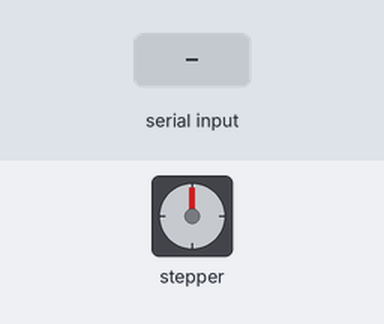
Simulated run of this sketch. Board: Arduino Uno, built with avr-gcc and run on an emulated ATmega328P. Parts: stepper motor. The inputs (shaded band) are chosen by the test bench. Stepper angles assume 200 steps per turn.

Above: at 1.2 s.
1.3 s: "1,90,45\n" received over Serial
At 1.76 s:
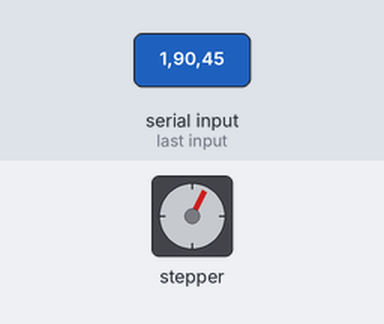
At 2.37 s:
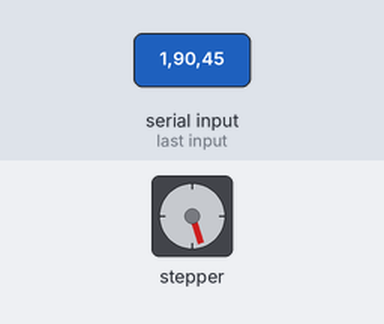
4.3 s: "90,45,200\n" received over Serial
7.3 s: "1,90,45\n" received over Serial
At 13.3 s:
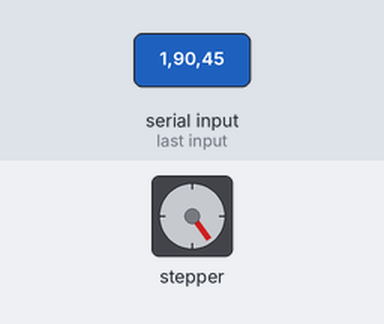
Timing chart, 0 to 14.8 s (numbered marks = the images above; inputs shaded):
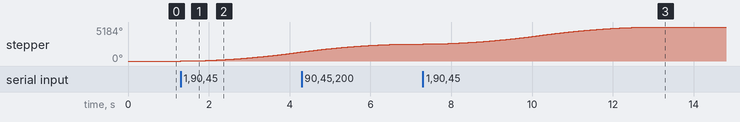

Measured:
- after the input at 1.3 s, stepper: keeps turning clockwise at about 465°/s, starting at once
- after the input at 7.3 s, stepper: turns 2592° clockwise in 5.7 s, starting at once

The sketch:

xyzasteppers.ino
```cpp
// Control 4 stepper motors from Max
// - - - - - - -
// all motors can be handle different speeds & directions

// the AccelStepper lib. improves on the standard Arduino Stepper lib. with:
// acceleration, multiple simultaneous steppers, no delays, ...
// https://www.airspayce.com/mikem/arduino/AccelStepper/
#include <AccelStepper.h>

// Define the steppers and the pins in use
// 1 means a stepper driver with Step and Direction pins
AccelStepper stepperX(1, 2, 5);
AccelStepper stepperY(1, 3, 6);
AccelStepper stepperZ(1, 4, 7);
//AccelStepper stepperA(1, 12, 13);

void setup() {
  //being serial communication
  Serial.begin(9600);
  // Sets the maximum permitted speed, default is 1step/s
  stepperX.setMaxSpeed(5000);
  // sets the acceleration/deceleration rate
  // desired acceleration in steps per second
  // thus the lower the number the shorter the acceleration
  //stepperX.setAcceleration(100);
  stepperY.setMaxSpeed(5000);
  //stepperY.setAcceleration(100);
  stepperZ.setMaxSpeed(5000);
  //stepperZ.setAcceleration(100);
  //stepperA.setMaxSpeed(1000);
  //stepperA.setAcceleration(100);
}
void loop() {
  // if there's any serial available, read it:
  while (Serial.available() > 0) {
    // look for the next valid integer in the incoming serial stream:
    int mtr = Serial.parseInt();
    int stps = Serial.parseInt();
    int spd = Serial.parseInt();
    // look for the newline. That's the end of your sentence:
    if (Serial.read() == '\n') {
      if (mtr == 1) {
        rotateX(stps * 16, spd * 16);
      } else if (mtr == 2) {
        rotateY(stps * 16, spd * 16);
      } else if (mtr == 3) {
        rotateZ(stps * 16, spd * 16);
      //} else if (mtr == 4) {
      //  rotateA(stps * 16, spd * 16);
      } else if (mtr == 0) {
        handbrake();
      }
    }
  }

  // Poll the motor and step it if a step is due
  stepperX.run();
  stepperY.run();
  stepperZ.run();
  //stepperA.run();
}

void rotateX(int steps, int spd) {
  // the acceleration & deceleration is relative to the speed
  stepperX.setAcceleration(spd / 4.);
  stepperX.setMaxSpeed(spd);
  // Set the target position relative to the current position
  stepperX.move(steps);
}
void rotateY(int steps, int spd) {
  stepperY.setSpeed(spd);
  // the acceleration & deceleration is relative to the speed
  //stepperY.setAcceleration(spd / 4.);
  //stepperY.setMaxSpeed(spd);
  // Set the target position relative to the current position
  stepperY.move(steps);
}
void rotateZ(int steps, int spd) {
  stepperZ.setSpeed(spd);
  // the acceleration & deceleration is relative to the speed
  //stepperZ.setAcceleration(spd / 4.);
  //stepperZ.setMaxSpeed(spd);
  // Set the target position relative to the current position
  stepperZ.move(steps);
}
/*
void rotateA(int steps, int spd) {
  // the acceleration & deceleration is relative to the speed
  stepperA.setAcceleration(spd / 4.);
  stepperA.setMaxSpeed(spd);
  // Set the target position relative to the current position
  stepperA.move(steps);
}
*/
void handbrake() {
  // Stop as fast as possible
  stepperX.stop();
  stepperY.stop();
  stepperZ.stop();
  //stepperA.stop();
}
```
